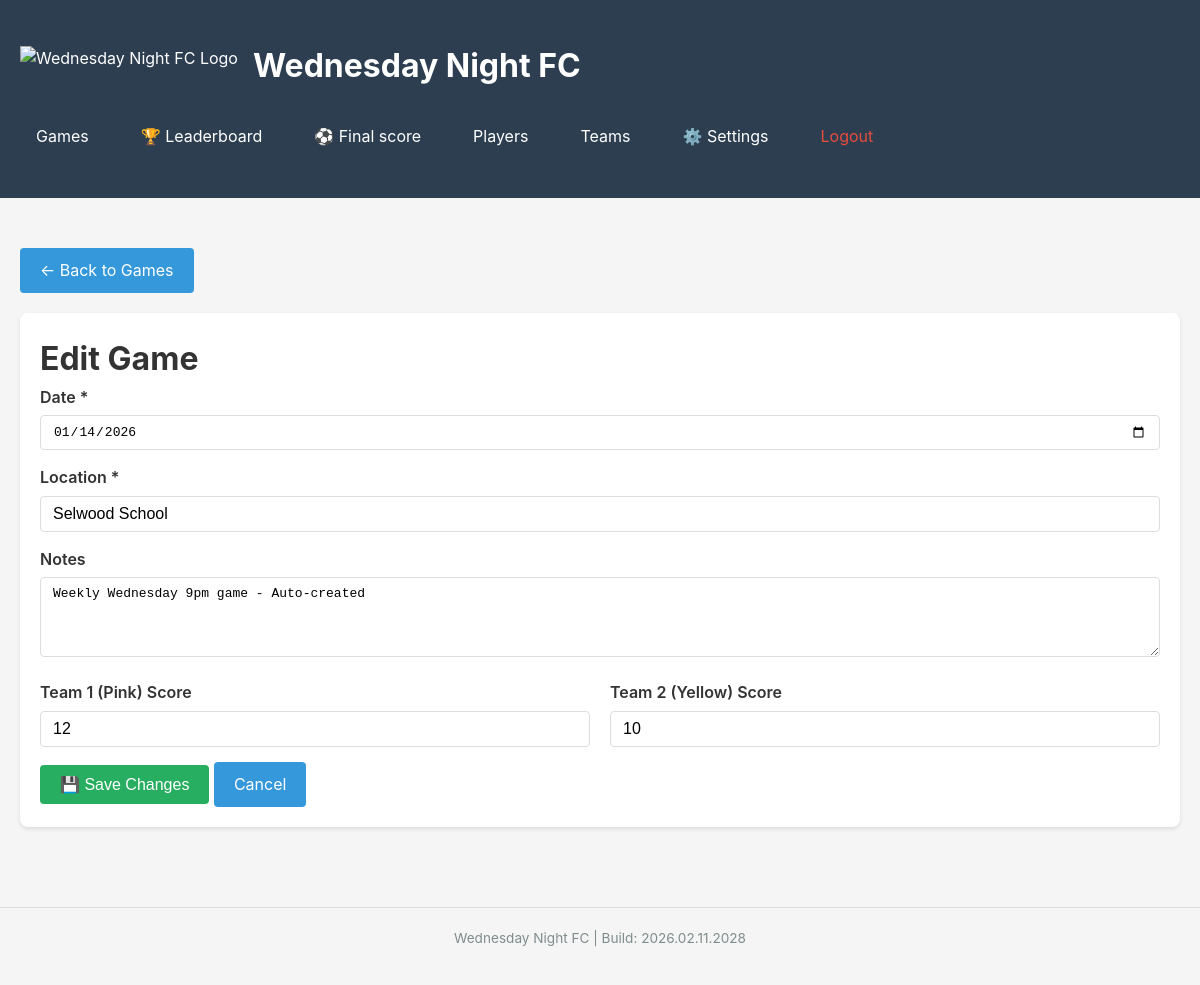
/games/5/edit (signed in), run on the app's committed database.
### tables this page shows
CREATE TABLE games (
                id INTEGER PRIMARY KEY AUTOINCREMENT,
                date TEXT NOT NULL,
                location TEXT,
                notes TEXT,
                created_at TIMESTAMP DEFAULT CURRENT_TIMESTAMP
            , team1_score INTEGER, team2_score INTEGER);

### app.py (the view, shortened to what this page needs)
@app.route('/games/<int:game_id>/edit', methods=['GET', 'POST'])
@login_required
def edit_game(game_id):
    with get_db() as conn:
        game = conn.execute('SELECT * FROM games WHERE id = ?', (game_id,)).fetchone()
        if not game:
            return "Game not found", 404
        return render_template('edit_game.html', game=game)

### app.py (called while the page is built)
def login_required(f):
    @wraps(f)
    def decorated_function(*args, **kwargs):
        if not session.get('logged_in'):
            return redirect(url_for('login', next=request.url))
        return f(*args, **kwargs)
    return decorated_function

def get_db():
    conn = sqlite3.connect(DATABASE)
    conn.row_factory = sqlite3.Row
    return conn

### templates/edit_game.html (shortened to what this page needs)
{% extends "base.html" %}
{% block content %}
<a href="/admin/games" class="btn" style="margin-bottom: 20px;">← Back to Games</a>
<div class="card">
    <h1>Edit Game</h1>
    <form method="POST" action="/games/{{ game.id }}/edit">
        <div class="form-group">
            <label for="date">Date *</label>
            <input type="date" id="date" name="date" value="{{ game.date }}" required>
        </div>
        <div class="form-group">
            <label for="location">Location *</label>
            <input type="text" id="location" name="location" value="{{ game.location }}" required>
        </div>
        <div class="form-group">
            <label for="notes">Notes</label>
            <textarea id="notes" name="notes">{{ game.notes or '' }}</textarea>
        </div>
        <div class="grid" style="grid-template-columns: repeat(2, 1fr); gap: 20px;">
            <div class="form-group">
                <label for="team1_score">Team 1 (Pink) Score</label>
                <input type="number" id="team1_score" name="team1_score" value="{{ game.team1_score or '' }}" min="0" placeholder="Optional">
            </div>
            <div class="form-group">
                <label for="team2_score">Team 2 (Yellow) Score</label>
                <input type="number" id="team2_score" name="team2_score" value="{{ game.team2_score or '' }}" min="0" placeholder="Optional">
            </div>
        </div>
        <button type="submit" class="btn btn-success">💾 Save Changes</button>
        <a href="/admin/games" class="btn">Cancel</a>
    </form>
</div>
{% endblock %}

### templates/base.html (style rules this page uses)
* { margin: 0; padding: 0; box-sizing: border-box; }
body { font-family: -apple-system, BlinkMacSystemFont, 'Segoe UI', Roboto, Oxygen, Ubuntu, Cantarell, sans-serif; background: #f5f5f5; color: #333; line-height: 1.6; }
.btn { display: inline-block; padding: 10px 20px; background: #3498db; color: white; text-decoration: none; border-radius: 4px; border: none; cursor: pointer; font-size: 1em; transition: background 0.3s; }
.btn-success { background: #27ae60; }
.card { background: white; border-radius: 8px; padding: 20px; margin-bottom: 20px; box-shadow: 0 2px 4px rgba(0,0,0,0.1); }
.form-group { margin-bottom: 15px; }
.form-group label { display: block; margin-bottom: 5px; font-weight: 600; }
.form-group input, .form-group textarea, .form-group select { width: 100%; padding: 8px 12px; border: 1px solid #ddd; border-radius: 4px; font-size: 1em; }
.form-group textarea { min-height: 80px; resize: vertical; }
.grid { display: grid; grid-template-columns: repeat(auto-fill, minmax(300px, 1fr)); gap: 20px; }

### data on the page
games: date "01/14/2026", location "Selwood School", notes "Weekly Wednesday 9pm game - Auto-created", team1_score "12", team2_score "10"

### other printed values
{{ build_version }} "2026.02.11.2028"
